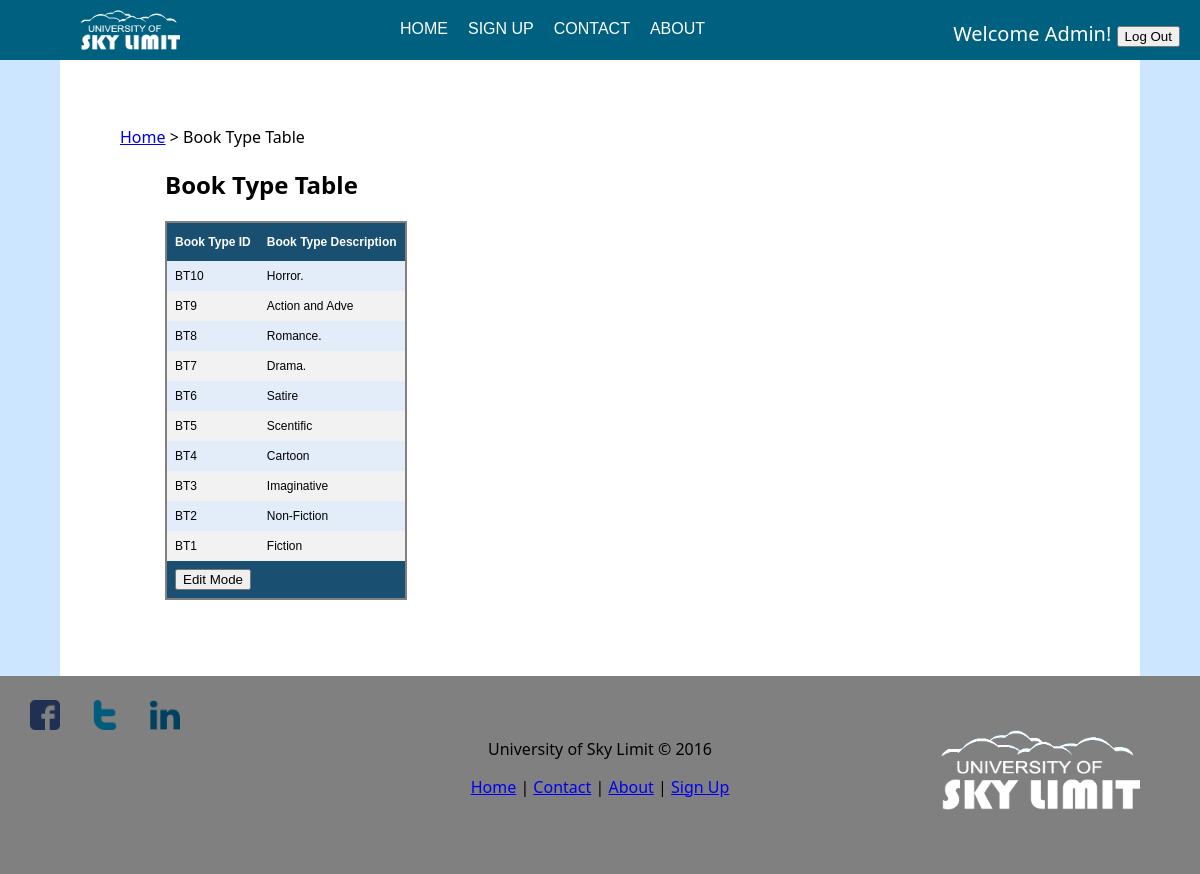
The app's page /Simple_Library_Management_System/library/bk_type.php (signed in) with its own data.
### tables this page shows
CREATE TABLE `booktype` (
  `BkTypeID` varchar(10) NOT NULL,
  `BkType_Desc` varchar(15) NOT NULL
);

### Simple_Library_Management_System/library/bk_type.php (the view, shortened to what this page needs)
<?php include 'includes/header.php';
	include 'includes/dbcon.php';
	$qry = "SELECT * FROM booktype";
	$result = $db_conn->query($qry);
?>
<head>
</head>
<body>
<div id="main">
<div id="main-content">
	<p><a href="home.php">Home</a> > Book Type Table</p>
	<h2 id="padding">Book Type Table</h2>
	<form id="form" name="frmUser" method="post">
	<table id="table" style="margin-left: 5%">
	<tr>
		<th>Book Type ID</th>
		<th>Book Type Description</th>
	</tr>
	<?php
		$i=0;
		while($row = mysqli_fetch_array($result)) {
		if($i%2==0)
			$classname="evenRow";
		else
			$classname="oddRow";
		?>
		<tr class="<?php if(isset($classname)) echo $classname;?>">
			<td><?php echo $row['BkTypeID']; ?></td>
			<td><?php echo $row['BkType_Desc']; ?></td>
		</tr>
	<?php
		$i++;
	}
	$account = $_SESSION['account'];
	if($account == "admin") { ?>
		<tr class="lastrow">
				<td colspan="10">
					<button onClick="edit();" />Edit Mode</button>
				</td>
		</tr>
	<?php
	}
	?>
	</table>
	</form>
	<br/>
	<br/>
	<br/>
	<br/><br/>
</div>
</div>
<?php include "includes/footer.php"; ?>

### Simple_Library_Management_System/library/style.css (style rules this page uses)
body { background: #cce6ff; margin: 0; font-family: "Segoe UI",Optima,Helvetica,Arial,sans-serif; }
#main { float: center; width:100%; }
#main-content { padding: 50px 10% 50px 5%; margin: 0 5% 0 5%; text-align: left; width: auto; background: white; min-height: 300px; margin-bottom: -7%; }
#padding { margin-left: 5%; }
#table { font-family: "Trebuchet MS", Arial, Helvetica, sans-serif; border-collapse: collapse; border: 2px solid grey; }
#table td, #table th { padding: 8px; font-size:12px; }
#table th { padding-top: 12px; padding-bottom: 12px; text-align: left; background-color: #194f71; color: white; }
.evenRow { background-color: #E2EDF9; font-size:12px; }
.oddRow { background-color: #f2f2f2; font-size:12px; }
.lastrow { background-color: #194f71; font-size:12px; color: white; font-weight:bold; }

### records on screen
booktype: BkTypeID "BT10", BkType_Desc "Horror."
booktype: BkTypeID "BT9", BkType_Desc "Action and Adve"
booktype: BkTypeID "BT8", BkType_Desc "Romance."
booktype: BkTypeID "BT7", BkType_Desc "Drama."
booktype: BkTypeID "BT6", BkType_Desc "Satire"
booktype: BkTypeID "BT5", BkType_Desc "Scentific"
booktype: BkTypeID "BT4", BkType_Desc "Cartoon"
booktype: BkTypeID "BT3", BkType_Desc "Imaginative"
booktype: BkTypeID "BT2", BkType_Desc "Non-Fiction"
booktype: BkTypeID "BT1", BkType_Desc "Fiction"

### other values on screen
$_SESSION['firstname'] "Admin"
